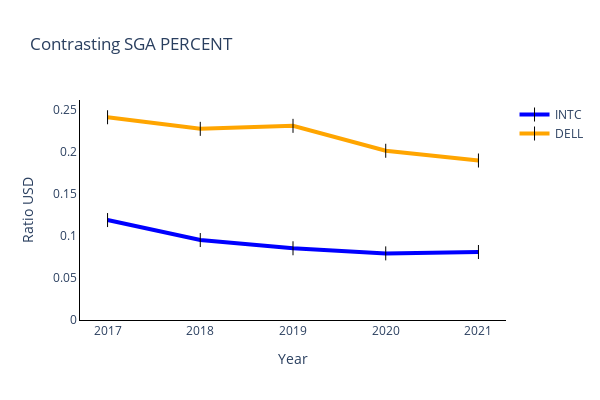

Source (notebook cell):
### Code cell
fig.show();

### Figure 1 — Plotly figure (JSON) as saved in the notebook; plotly's stock layout.template omitted (floating-point values rounded to 4 significant figures)
{"data": [{"line": {"color": "blue", "width": 4}, "marker": {"color": "black", "size": 10, "symbol": "line-ns-open"}, "mode": "lines+markers", "name": "INTC", "type": "scatter", "x": ["2017", "2018", "2019", "2020", "2021"], "y": [0.1191, 0.09527, 0.08546, 0.07937, 0.08102]}, {"line": {"color": "orange", "width": 4}, "marker": {"color": "black", "size": 10, "symbol": "line-ns-open"}, "mode": "lines+markers", "name": "DELL", "type": "scatter", "x": ["2017", "2018", "2019", "2020", "2021"], "y": [0.2416, 0.2278, 0.2313, 0.2016, 0.19]}], "layout": {"height": 400, "hovermode": "x unified", "plot_bgcolor": "white", "title": {"text": "Contrasting SGA PERCENT"}, "width": 600, "xaxis": {"linecolor": "black", "showgrid": false, "showline": true, "title": {"text": "Year"}}, "yaxis": {"linecolor": "black", "rangemode": "tozero", "showgrid": false, "showline": true, "tickformat": ",.2", "title": {"text": "Ratio USD"}}}}
